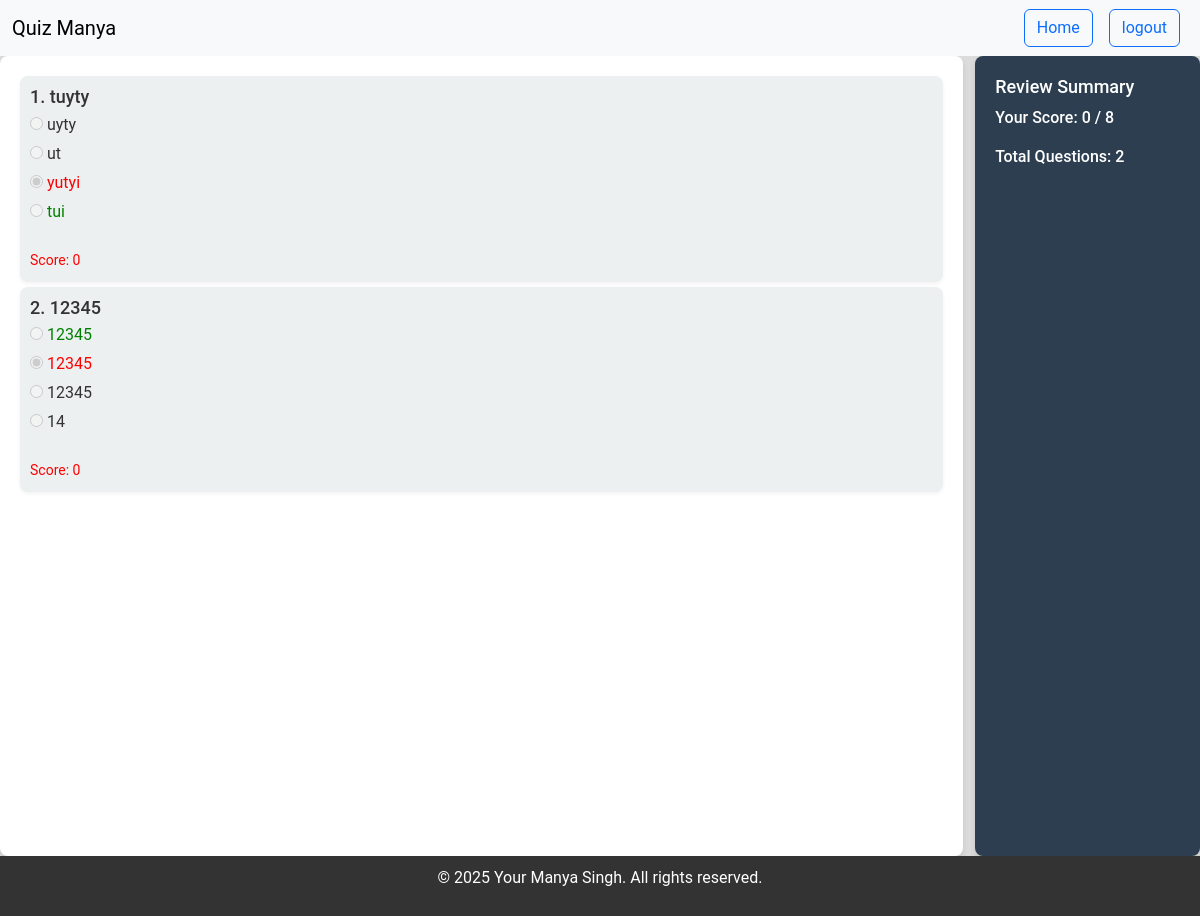
/review/1 (signed in), run on the app's committed database.
### app.py (models this page shows)
class Question(db.Model):
    id = db.Column(db.Integer, primary_key=True)
    question = db.Column(db.String())
    option1 = db.Column(db.String())
    option2 = db.Column(db.String())
    option3 = db.Column(db.String())
    option4 = db.Column(db.String())
    correct = db.Column(db.Integer())
    marks = db.Column(db.Integer())
    quiz = db.Column(db.Integer, db.ForeignKey('quiz.id',ondelete="CASCADE" ), nullable=False)
    quiz_item = db.relationship('Quiz', backref=db.backref('questions', passive_deletes=True))

### app.py (the view)
@app.route("/review/<id>", methods=['POST', 'GET'])
@login_required
def review(id):
    id1 = id
    scores = Score.query.filter_by(id=id1).first()
    questions=[]
    if scores:
        for i in list(scores.get_details().keys()):
            print(type(i))
            question= Question.query.filter_by(id = int(i)).first()
            print(question)
            questions.append((question,scores.get_details()[i] ))
    else:
        flash('Scores Not Found','Warning')
        return redirect('/learner')
    score = [scores.last_score,scores.total_score]
    return render_template('submission.html', questions=questions,score=score)

### app.py (called while the page is built, shortened)
@login_manager.user_loader
def load_user(user_id):
    return User.query.get(int(user_id))

@app.before_request
def create_admin():
    with app.app_context():
        db.create_all()
        email= 'admin@m.in'
        username = 'jagdish'
        pw = '123'
        name = 'admin'
        email= 'admin@m.in'
        admin_user = User.query.filter_by(u_email=email).first()

    def get_details(self):
        return json.loads(self.last_submit)

### templates/submission.html
{% extends "quiz_common.html" %}
{% block content %}
    <div class="container1">
        <div class="main">
            {% for question in questions %}
                <div class="question">
                    <h3>{{ loop.index }}. {{ question.0.question}}</h3>
                    <div class="options">
                        <label {% if question.0.correct ==1 %} style="color: green;" {% endif %}
                            {% if question.1 == 1 %} style="color: red;" {% endif %}>
                            <input type="radio" {% if question.1 == 1 %} checked   {% endif %} disabled
                            name="answer_{{ question.0.id }}" value="1"> {{ question.0.option1 }}
                        </label>
                        <label {% if question.0.correct ==2 %} style="color: green;" {% endif %}
                            {% if question.1 == 2 %} style="color: red;" {% endif %}>
                            <input type="radio" {% if question.1 == 2 %} checked   {% endif %} disabled
                            name="answer_{{ question.0.id }}" value="2"> {{ question.0.option2 }}
                        </label>
                        <label {% if question.0.correct ==3 %} style="color: green;" {% endif %}
                            {% if question.1 == 3 %} style="color: red;" {% endif %}>
                            <input type="radio" {% if question.1 == 3 %} checked   {% endif %} disabled
                            name="answer_{{ question.0.id }}" value="3"> {{ question.0.option3 }}
                        </label>
                        <label {% if question.0.correct ==4 %} style="color: green;" {% endif %}
                            {% if question.1 == 4 %} style="color: red;" {% endif %}>
                            <input type="radio" {% if question.1 == 4 %} checked   {% endif %} disabled
                            name="answer_{{ question.0.id }}" value="4"> {{ question.0.option4 }}
                        </label>
                    </div><br>
                    <small {% if question.0.correct ==question.1 %}
                    style="color: green;" >Score: {{question.0.marks}}</small>
                {% else %}
                    style="color: red;" >Score: 0</small>
                {% endif %}
                </div>
            {% endfor %}
        </div>
        <div class="sidebar">
            <h3>Review Summary</h3>
            <h4> Your Score: {{score.0}} / {{score.1}}</h4>
            <h4>Total Questions: {{ questions | count }}</h4>
        </div>
    </div>
{% endblock  %}

### templates/quiz_common.html (shortened to what this page needs)
<!DOCTYPE html>
<html lang="en">
<head>
    <link href="https://cdn.jsdelivr.net/npm/bootstrap@5.3.0-alpha3/dist/css/bootstrap.min.css" rel="stylesheet">
</head>
<body>
        <nav class="navbar navbar-expand-lg navbar-light bg-light">
            <div class="container-fluid">
                <a class="navbar-brand" href="#">Quiz Manya </a>
                <div class="d-flex">
                    <button class="btn btn-outline-primary mx-2" onclick="window.location.href='/learner'" > Home</button>
                    {% if current_user.is_authenticated %}
                        <button class="btn btn-outline-primary mx-2" onclick="window.location.href='/logout'" > logout</button>
                    {% else %}
                        <button class="btn btn-outline-primary mx-2" onclick="window.location.href='/login'" > Login</button>
                        <button class="btn btn-outline-primary mx-2" onclick="window.location.href='/register'" > register</button>
                    {% endif %}
                </div>
            </div>
        </nav>
        {% block content %} {% endblock %}
    <footer class="footer">
        <p>&copy; 2025 Your Manya Singh. All rights reserved.</p>
    </footer>
</body>
</html>

### templates/quiz_common.html (style rules this page uses)
body { background-color: gainsboro; font-family: 'Roboto', sans-serif; color: #333; margin-bottom: 5%; }
.footer { position: fixed; bottom: 0; left: 50%; transform: translateX(-50%); width: 100%; background-color: #333; color: white; text-align: center; padding: 10px; z-index: 1000; }
.container1 { display: flex; flex-direction: row; height: 100vh; overflow: hidden; justify-content: space-between; }
.main { flex: 10; background: #ffffff; box-shadow: 0 4px 6px rgba(0, 0, 0, 0.1); padding: 20px; border-radius: 8px; overflow-y: scroll; height: 100%; }
.sidebar { flex: 2; background: #2c3e50; color: white; padding: 20px; border-radius: 8px; box-shadow: 0 4px 6px rgba(0, 0, 0, 0.1); height: 100%; margin-left: 1%; }
.sidebar h3 { font-size: 18px; margin-bottom: 10px; }
.sidebar h4 { font-size: 16px; margin-bottom: 20px; }
.question { background: #ecf0f1; padding: 10px; border-radius: 8px; margin-bottom: 5px; box-shadow: 0 2px 4px rgba(0, 0, 0, 0.05); }
.question h3 { font-size: 18px; margin-bottom: 5px; }
.options { display: flex; flex-direction: column; gap: 5px; }

### data on the page
Question: question "tuyty", option1 "uyty", option2 "ut", option3 "yutyi", option4 "tui", correct "Score: 0"
Question: question "12345", option1 "12345", option2 "12345", option3 "12345", option4 "14", correct "Score: 0"

### other printed values
{{ score.0 }} "0"
{{ score.1 }} "8"
{{ questions | count }} "2"
